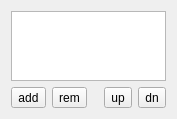
          <widget class="QWidget" name="page_panel1_plugins">
           <property name="geometry">
            <rect>
             <x>0</x>
             <y>0</y>
             <width>177</width>
             <height>106</height>
            </rect>
           </property>
           <attribute name="label">
            <string>Plugins</string>
           </attribute>
           <layout class="QVBoxLayout" name="verticalLayout_5">
            <item>
             <widget class="QListWidget" name="list_panel1_plugins">
              <property name="iconSize">
               <size>
                <width>16</width>
                <height>16</height>
               </size>
              </property>
             </widget>
            </item>
            <item>
             <layout class="QHBoxLayout" name="horizontalLayout_7">
              <item>
               <widget class="QToolButton" name="tool_panel1_addplugin">
                <property name="text">
                 <string notr="true">add</string>
                </property>
               </widget>
              </item>
              <item>
               <widget class="QToolButton" name="tool_panel1_rmplugin">
                <property name="text">
                 <string notr="true">rem</string>
                </property>
               </widget>
              </item>
              <item>
               <spacer name="horizontalSpacer_5">
                <property name="orientation">
                 <enum>Qt::Horizontal</enum>
                </property>
                <property name="sizeType">
                 <enum>QSizePolicy::MinimumExpanding</enum>
                </property>
                <property name="sizeHint" stdset="0">
                 <size>
                  <width>10</width>
                  <height>20</height>
                 </size>
                </property>
               </spacer>
              </item>
              <item>
               <widget class="QToolButton" name="tool_panel1_upplug">
                <property name="text">
                 <string notr="true">up</string>
                </property>
               </widget>
              </item>
              <item>
               <widget class="QToolButton" name="tool_panel1_dnplug">
                <property name="text">
                 <string notr="true">dn</string>
                </property>
               </widget>
              </item>
             </layout>
            </item>
           </layout>
          </widget>
